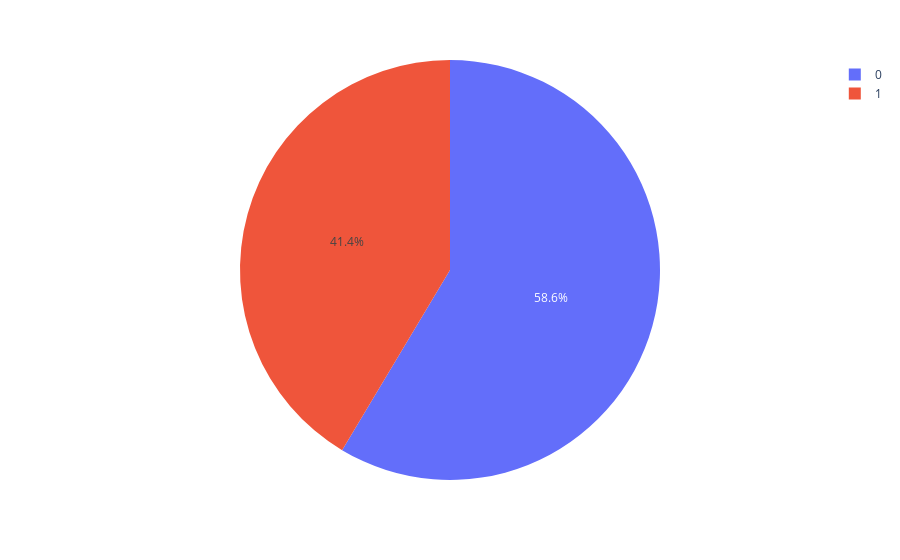

Write notebook code for a chart like this one.
### Code cell
# Porcentagem de ação e não-ação
px.pie(df,'is_action')

### Figure 1 — Plotly figure (JSON) as saved in the notebook; plotly's stock layout.template omitted (floating-point values rounded to 4 significant figures; data arrays with more than 128 entries replaced by an {"elided": "..."} marker saying what was removed)
{"data": [{"domain": {"x": [0, 1], "y": [0, 1]}, "hovertemplate": "is_action=%{label}<extra></extra>", "labels": {"elided": "27075 int values"}, "legendgroup": "", "name": "", "showlegend": true, "type": "pie"}], "layout": {"legend": {"tracegroupgap": 0}, "margin": {"t": 60}}}
